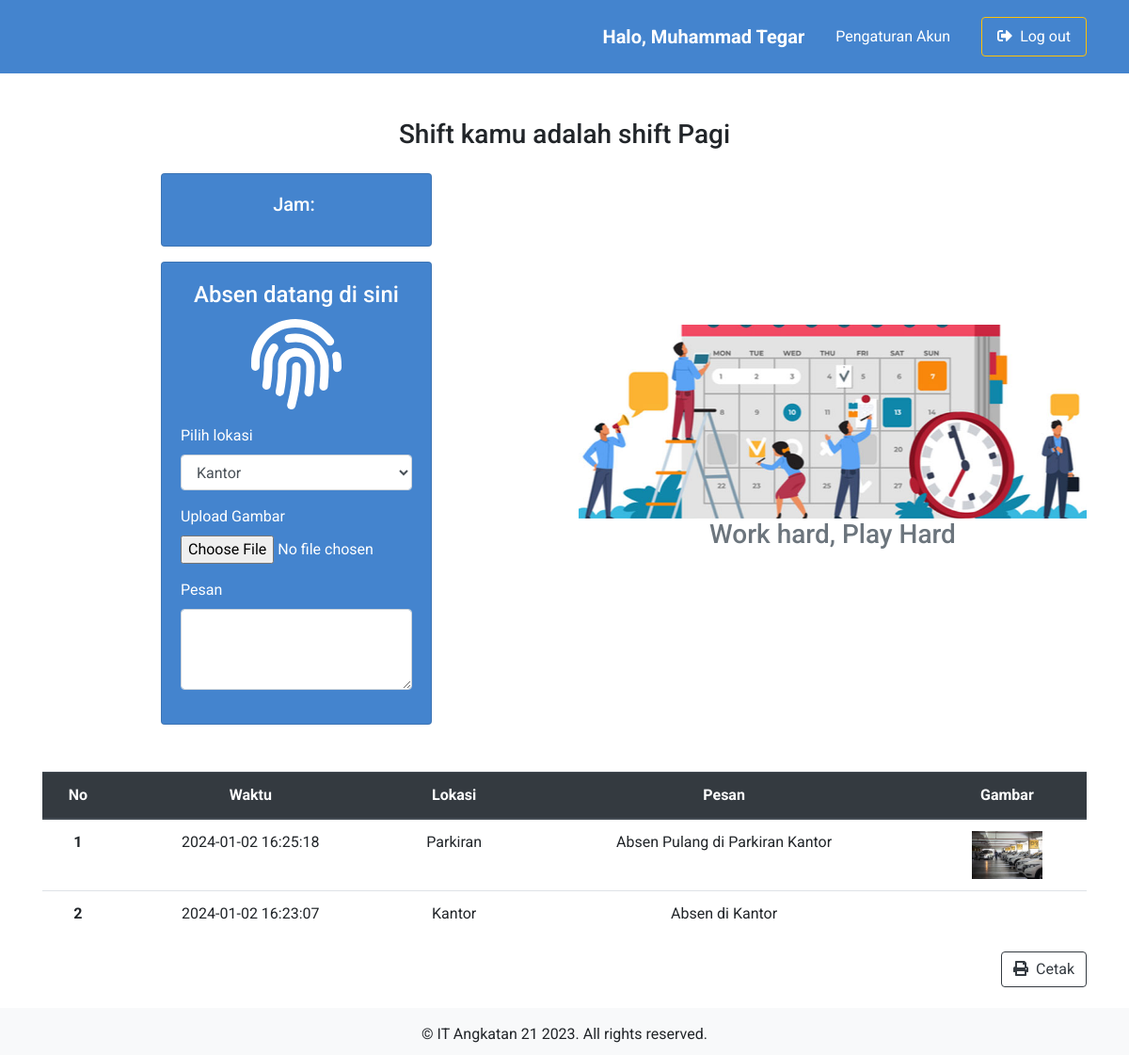
/karyawan/index.php (signed in), run on the app's committed database.
### tables this page shows
CREATE TABLE `shift` (
  `id` int(11) NOT NULL,
  `shift` varchar(50) NOT NULL,
  `jam_mulai` varchar(8) NOT NULL,
  `jam_berhenti` varchar(8) NOT NULL
);

CREATE TABLE `absensi` (
  `id` int(11) NOT NULL,
  `nama_karyawan` varchar(100) NOT NULL,
  `waktu` datetime NOT NULL,
  `lokasi` varchar(50) NOT NULL,
  `pesan` varchar(100) NOT NULL,
  `gambar` varchar(100) NOT NULL,
  `tipe_absen` int(11) NOT NULL DEFAULT 0,
  `hadir` int(11) NOT NULL DEFAULT 0
);

### karyawan/index.php (the view, shortened to what this page needs)
<?php
require('../koneksi.php');
$id = $_SESSION["id"];
$nama = $_SESSION["name"];
?>
<!DOCTYPE html>
<html lang="en">
<head>
  <link rel="stylesheet" href="https://stackpath.bootstrapcdn.com/bootstrap/4.4.1/css/bootstrap.min.css">
  <link href="https://stackpath.bootstrapcdn.com/font-awesome/4.7.0/css/font-awesome.min.css" rel="stylesheet">
  <link rel="stylesheet" href="../css/style.css">
</head>
<body>
  <nav class="navbar navbar-expand-lg navbar-dark bg-light">
    <div class="container">
      <div class="collapse navbar-collapse" id="navbarSupportedContent">
        <ul class="navbar-nav ml-auto align-items-center">
          <li class="nav-item mr-4">
            <p class="font-weight-bold lead mt-3">Halo, <?php echo $nama; ?></p>
          </li>
          <li class="nav-item">
            <a class="nav-link btn mr-4 text-white" href="pengaturan.php">
              Pengaturan Akun
            </a>
          </li>
          <li class="nav-item">
            <a class="nav-link btn btn-outline-warning text-white px-3" href="../logout.php">
              <i class="fas fa-sign-out-alt mr-1"></i>
              Log out
            </a>
          </li>
        </ul>
      </div>
  </nav>
  <div class="container">
    <div class="row mt-5">
      <div class="col-md-12 text-center">
        <?php
        $data = mysqli_query($koneksi, "SELECT S.shift FROM karyawan AS K INNER JOIN shift AS S ON K.id_shift = S.id WHERE K.id = $id");
        while ($d = mysqli_fetch_assoc($data)) :
        ?>
          <h3>Shift kamu adalah shift <?php echo $d["shift"] ?></h3>
        <?php endwhile; ?>
      </div>
    </div>
    <div class="row karyawan-container">
      <div class="col-md-6 absen-container">
        <div class="card absen-card text-center my-3" style="width: 18rem;">
          <div class="card-body">
            <h5 class="card-title">Jam: <div id="timestamp"></div>
            </h5>
          </div>
        </div>
        <?php
        $today = date('Y-m-d');
        $minAbsen = $today . " 00:00:00";
        $maxAbsen = $today . " 23:59:59";
        $data = mysqli_query($koneksi, "SELECT id, tipe_absen FROM absensi WHERE nama_karyawan = '$nama' AND waktu BETWEEN '$minAbsen' AND '$maxAbsen' ORDER BY id DESC LIMIT 1");
        if (mysqli_num_rows($data) == 0) :
        ?>
          <div class="card absen-card" style="width: 18rem;">
            <div class="card-body">
              <h4 class="card-title text-center">Absen datang di sini</h4>
              <form action="aksi_tambah.php" method="POST" enctype="multipart/form-data">
                <div class="text-center">
                  <button type="submit" name="absen" class="btn-absen">
                    <i class="fas fa-fingerprint"></i>
                  </button>
                </div>
                <div class="form-group mt-3">
                  <label for="lokasi">Pilih lokasi</label>
                  <select class="form-control" id="lokasi" name="lokasi">
                    <?php
                    $data = mysqli_query($koneksi, "SELECT nama FROM lokasi");
                    while ($d = mysqli_fetch_assoc($data)) :
                    ?>
                      <option value="<?php echo $d["nama"] ?>"><?php echo $d["nama"] ?></option>
                    <?php endwhile; ?>
                  </select>
                </div>
                <div class="form-group">
                  <label for="upload">Upload Gambar</label>
                  <input type="file" class="form-control-file" id="upload" name="gambar" required>
                </div>
                <div class="form-group">
                  <label for="pesan">Pesan</label>
                  <textarea class="form-control" name="pesan" id="pesan" rows="3" required></textarea>
                </div>
              </form>
            </div>
          </div>
        <?php endif; ?>
      </div>
      <div class="col-md-6 text-center">
        <img src="../img/karyawan_illustration.jpg" alt="ilustrasi" class="illustration">
        <h3 class="text-muted">Work hard, Play Hard</h3>
      </div>
    </div>
    <div class="row mb-5">
      <div class="col-md-12 table-responsive">
        <table class="table table-hover text-center">
          <thead class="thead-dark">
            <tr>
              <th scope="col">No</th>
              <th scope="col">Waktu</th>
              <th scope="col">Lokasi</th>
              <th scope="col">Pesan</th>
              <th scope="col">Gambar</th>
            </tr>
          </thead>
          <tbody>
            <?php
            $i = 1;
            $data = mysqli_query($koneksi, "SELECT * FROM absensi WHERE nama_karyawan = '$nama' ORDER BY id DESC");
            while ($d = mysqli_fetch_assoc($data)) :
            ?>
              <tr>
                <th scope="row"><?= $i ?></th>
                <td><?= $d["waktu"] ?></td>
                <td><?= $d["lokasi"] ?></td>
                <td><?= $d["pesan"] ?></td>
                <td><img src="../img/uploaded_img/<?= $d["gambar"] ?>" alt="" width="75px" alt="not_found"></td>
              </tr>
            <?php
              $i++;
            endwhile;
            ?>
          </tbody>
        </table>
        <form action="cetak_absensi.php" method="POST" target="_blank">
          <button type="submit" class="btn btn-outline-dark float-right" name="cetak"><i class="fas fa-print mr-2"></i>Cetak</button>
        </form>
      </div>
    </div>
  </div>
  <br>
  <footer class="text-center mt-5 py-3 bg-light">
    &copy; IT Angkatan 21 2023. All rights reserved.
  </footer>
</body>
</html>

### css/style.css (style rules this page uses)
* { padding: 0; margin: 0; box-sizing: border-box; }
html { position: relative; min-height: 100%; }
body { width: 100%; height: 100%; font-family: 'Roboto', sans-serif; }
a { text-decoration: none !important; color: #333; }
.navbar { background-color: #4484ce !important; color: white; }
.illustration { width: 100%; }
.karyawan-container { height: 100%; display: flex; align-items: center; justify-content: center; margin-bottom: 50px; }
.absen-container { display: flex; align-items: center; flex-direction: column; }
.fa-fingerprint { font-size: 6rem; color: white; }
.btn-absen { border: none; background-color: transparent; }
.absen-card { background-color: #4484ce; color: white; }
footer { position: absolute; left: 0; bottom: 0; height: 50px; width: 100%; overflow: hidden; }

### data on the page
shift: shift "Pagi"
absensi: waktu "2024-01-02 16:25:18", lokasi "Parkiran", pesan "Absen Pulang di Parkiran Kantor", gambar (picture)
absensi: waktu "2024-01-02 16:23:07", lokasi "Kantor", pesan "Absen di Kantor"

### other printed values
$nama "Muhammad Tegar"
form field lokasi "Kantor"
